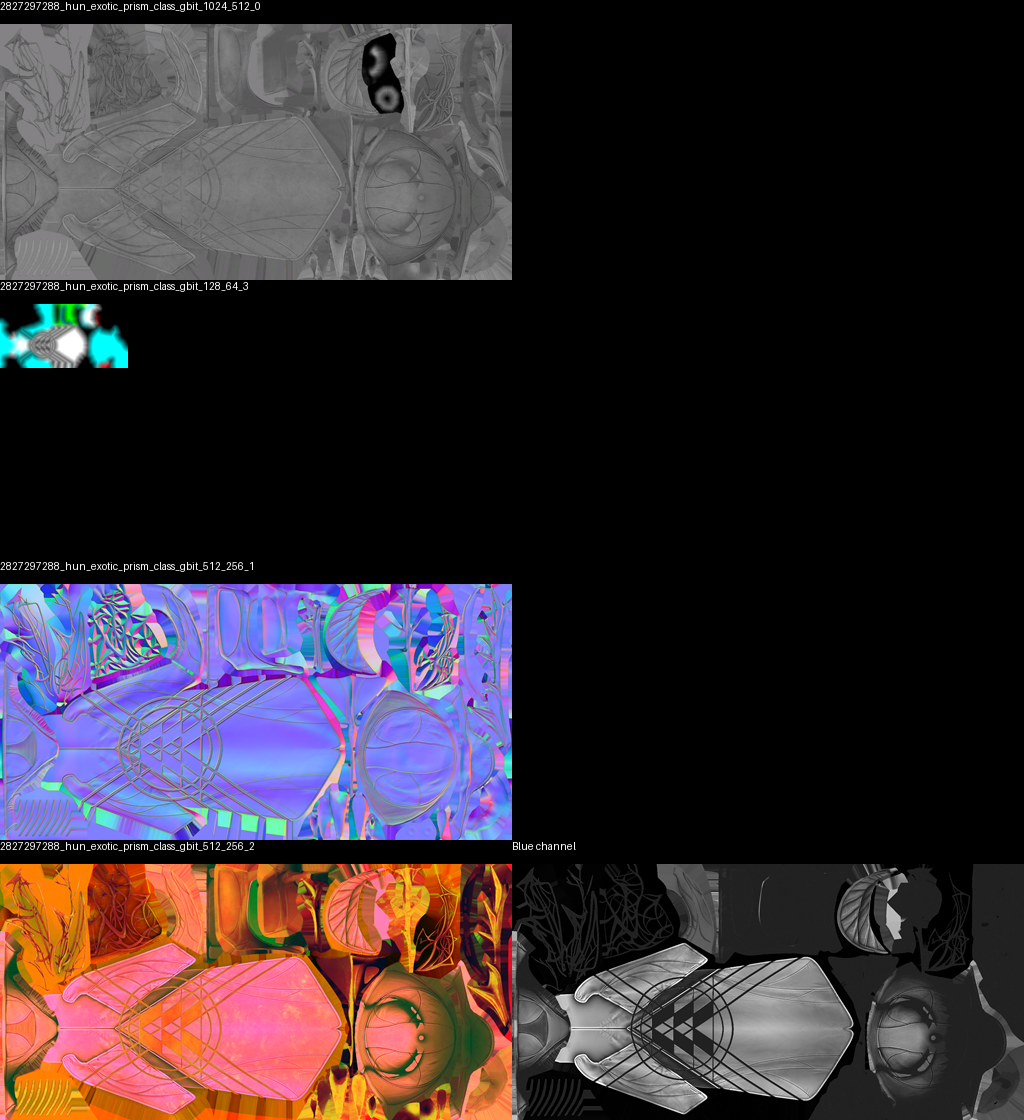

Write Python code to recreate this figure.
from PIL import Image, ImageDraw
from pathlib import Path
root=Path('tmp/relativism-review')
files=list(root.glob('*gbit*.img'))
out=Image.new('RGB',(1024, len(files)*280))
d=ImageDraw.Draw(out)
for i,f in enumerate(files):
 im=Image.open(f).convert('RGBA');im.thumbnail((512,256));out.paste(im.convert('RGB'),(0,i*280+24));d.text((0,i*280),f.stem,fill='white')
 if f.stem.endswith('_2'):
  im=Image.open(f).convert('RGBA').getchannel('B');im.thumbnail((512,256));out.paste(im,(512,i*280+24));d.text((512,i*280),'Blue channel',fill='white')
out.save(root/'atlas.png')
